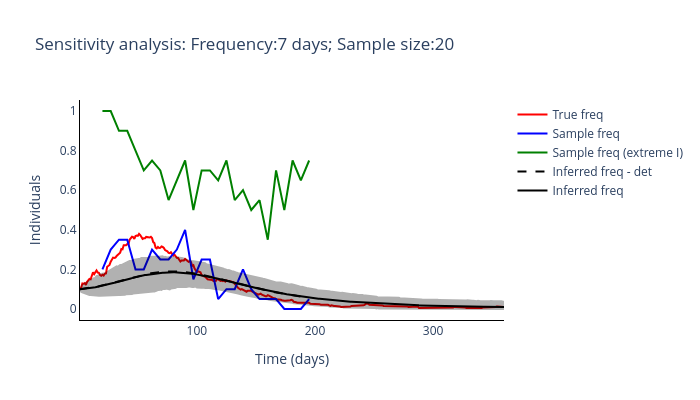

Notebook cell for this chart:
### Markdown cell above
#### Run optimisation-based inference method for multiple sampling protcols

### Code cell
routine_run(freq_samplying_range[2], sample_size_range[0])

### Figure 1 — Plotly figure (JSON) as saved in the notebook; plotly's stock layout.template omitted (floating-point values rounded to 4 significant figures; data arrays with more than 128 entries replaced by an {"elided": "..."} marker saying what was removed)
{"data": [{"line": {"color": "red"}, "mode": "lines", "name": "True freq", "type": "scatter", "x": {"elided": "360 int values"}, "y": {"elided": "360 float values"}}, {"line": {"color": "blue"}, "mode": "lines", "name": "Sample freq", "type": "scatter", "x": [20, 27, 34, 41, 48, 55, 62, 69, 76, 83, 90, 97, 104, 111, 118, 125, 132, 139, 146, 153, 160, 167, 174, 181, 188, 195], "y": [0.2, 0.3, 0.35, 0.35, 0.2, 0.2, 0.3, 0.25, 0.25, 0.3, 0.4, 0.15, 0.25, 0.25, 0.05, 0.1, 0.1, 0.2, 0.1, 0.05, 0.05, 0.05, 0, 0, 0, 0.05]}, {"line": {"color": "green"}, "mode": "lines", "name": "Sample freq (extreme I)", "type": "scatter", "x": [20, 27, 34, 41, 48, 55, 62, 69, 76, 83, 90, 97, 104, 111, 118, 125, 132, 139, 146, 153, 160, 167, 174, 181, 188, 195], "y": [1, 1, 0.9, 0.9, 0.8, 0.7, 0.75, 0.7, 0.55, 0.65, 0.75, 0.5, 0.7, 0.7, 0.65, 0.75, 0.55, 0.6, 0.5, 0.55, 0.35, 0.7, 0.5, 0.75, 0.65, 0.75]}, {"line": {"color": "black", "dash": "dash"}, "mode": "lines", "name": "Inferred freq - det", "type": "scatter", "x": {"elided": "360 int values"}, "y": {"elided": "195 float values"}}, {"line": {"color": "black"}, "mode": "lines", "name": "Inferred freq", "type": "scatter", "x": {"elided": "360 int values"}, "y": {"elided": "360 float values"}}, {"fill": "toself", "fillcolor": "black", "line": {"color": "black"}, "mode": "lines", "name": "Inferred freq", "opacity": 0.3, "showlegend": false, "type": "scatter", "x": {"elided": "720 int values"}, "y": {"elided": "720 float values"}}], "layout": {"height": 400, "plot_bgcolor": "white", "title": {"text": "Sensitivity analysis: Frequency:7 days; Sample size:20"}, "width": 700, "xaxis": {"linecolor": "black", "title": {"text": "Time (days)"}}, "yaxis": {"linecolor": "black", "title": {"text": "Individuals"}}}}
